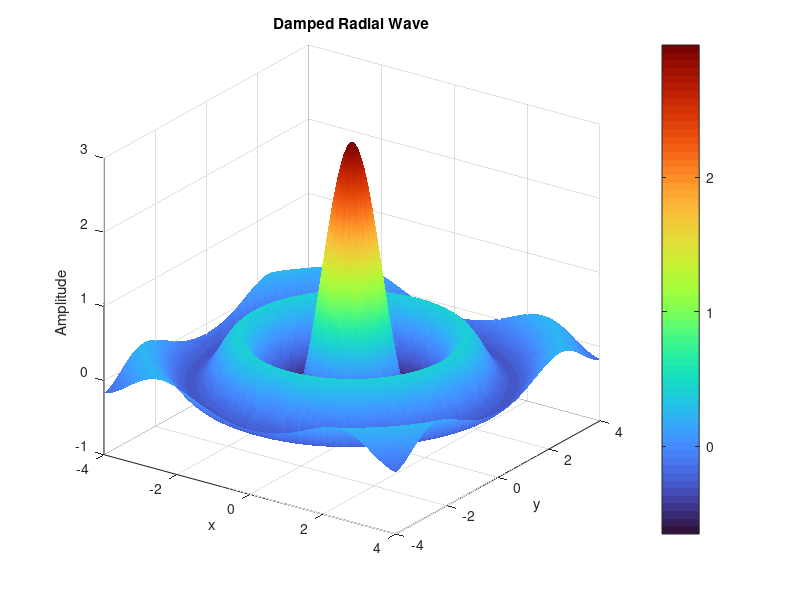

Write the MATLAB code that produced this figure.
[X, Y] = meshgrid(linspace(-4, 4, 120));
R = sqrt(X.^2 + Y.^2) + 0.01;
Z = sin(3*R) ./ R;

surf(X, Y, Z);
shading interp;
colormap('turbo');
colorbar;
title('Damped Radial Wave');
xlabel('x');
ylabel('y');
zlabel('Amplitude');
view(35, 25);
